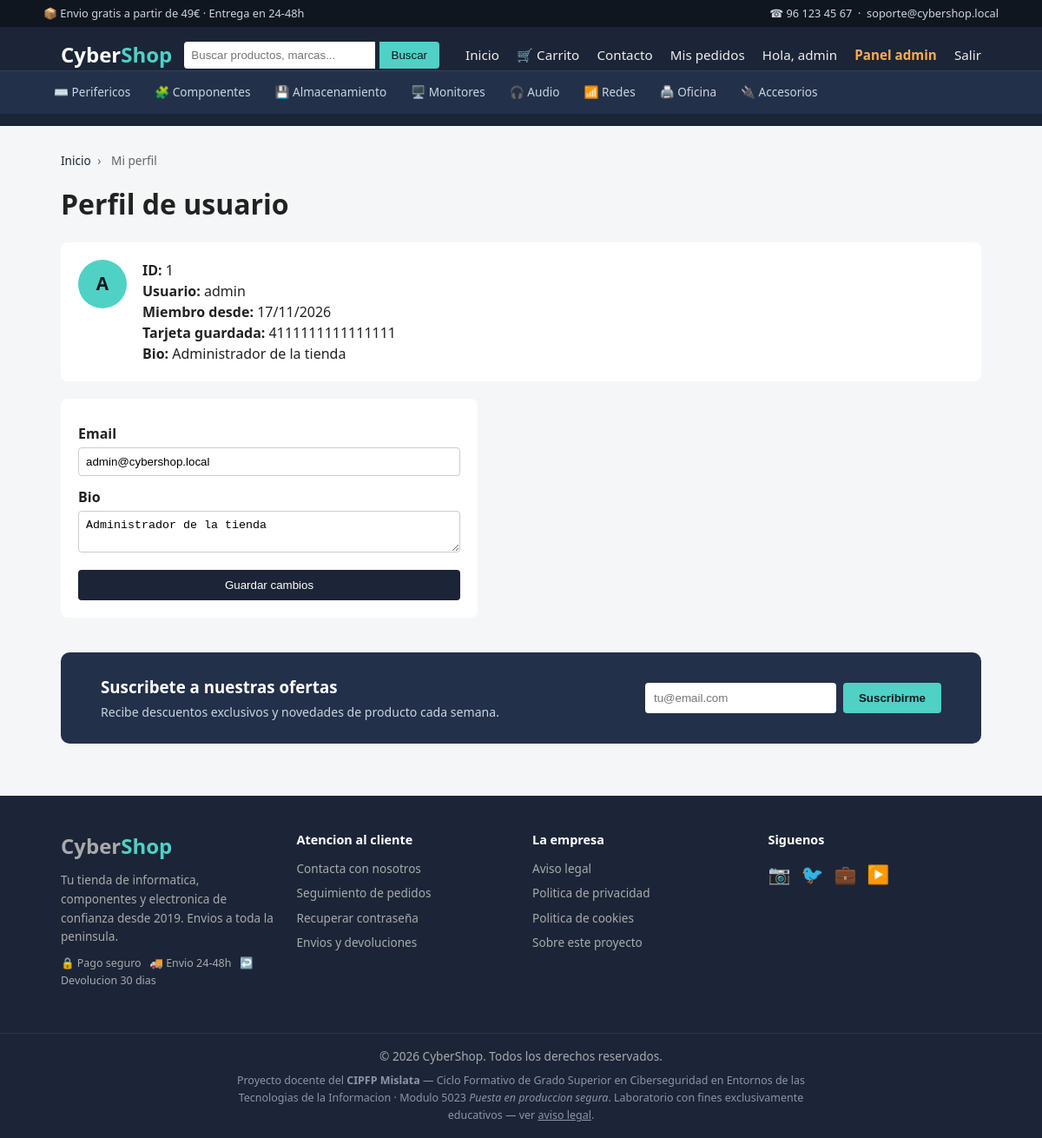
The app's page /profile.php (signed in) with its own data.
### tables this page shows
CREATE TABLE IF NOT EXISTS users (
  id INT AUTO_INCREMENT PRIMARY KEY,
  username VARCHAR(50) UNIQUE NOT NULL,
  email VARCHAR(100) NOT NULL,
  password VARCHAR(255) NOT NULL,
  bio TEXT,
  credit_card VARCHAR(30),
  is_admin TINYINT(1) DEFAULT 0,
  created_at TIMESTAMP DEFAULT CURRENT_TIMESTAMP
);

### src/profile.php (the view, shortened to what this page needs)
<?php
$conn = getDbConnection();
$viewId = $_GET['id'] ?? $_SESSION['user_id'];
$user = $conn->query("SELECT * FROM users WHERE id = " . intval($viewId))->fetch_assoc();
require __DIR__ . '/includes/header.php';
?>
<h1>Perfil de usuario</h1>
<?php if (!$user): ?>
    <p class="alert alert-error">Usuario no encontrado.</p>
<?php else: ?>
<div class="profile-box">
    <div class="profile-avatar"><?php echo strtoupper(substr($user['username'], 0, 1)); ?></div>
    <div>
        <p><strong>ID:</strong> <?php echo $user['id']; ?></p>
        <p><strong>Usuario:</strong> <?php echo $user['username']; ?></p>
        <p><strong>Miembro desde:</strong> <?php echo isset($user['created_at']) ? date('d/m/Y', strtotime($user['created_at'])) : '-'; ?></p>
        <p><strong>Tarjeta guardada:</strong> <?php echo $user['credit_card']; ?></p>
        <p><strong>Bio:</strong> <?php echo $user['bio']; ?></p>
    </div>
</div>
<form method="POST" class="form-box">
    <label>Email</label>
    <input type="email" name="email" value="<?php echo $user['email']; ?>">
    <label>Bio</label>
    <textarea name="bio"><?php echo $user['bio']; ?></textarea>
    <button type="submit">Guardar cambios</button>
</form>
<?php endif; ?>
<?php require __DIR__ . '/includes/footer.php'; ?>

### src/assets/css/style.css (style rules this page uses)
* { box-sizing: border-box; margin: 0; padding: 0; }
body { font-family: 'Segoe UI', Arial, sans-serif; background: #f4f6f8; color: #222; line-height: 1.5; }
h1 { margin-bottom: 20px; }
.form-box { background: #fff; padding: 20px; border-radius: 8px; max-width: 480px; display: flex; flex-direction: column; gap: 4px; }
.form-box label { font-weight: 600; margin-top: 8px; }
.form-box input, .form-box textarea { padding: 8px; border: 1px solid #ccc; border-radius: 4px; }
.form-box button { margin-top: 16px; padding: 10px; background: #1b2537; color: #fff; border: none; border-radius: 4px; cursor: pointer; }
.profile-box { background: #fff; padding: 20px; border-radius: 8px; margin-bottom: 20px; }
.profile-box { display: flex; gap: 18px; align-items: flex-start; }
.profile-avatar { width: 56px; height: 56px; border-radius: 50%; background: #4fd1c5; color: #10161f; display: flex; align-items: center; justify-content: center; font-weight: bold; font-size: 1.3rem; flex-shrink: 0; }

### records on screen
users: username "A", id "1", username "admin", created_at "17/11/2026", credit_card "4111111111111111", bio "Administrador de la tienda", email "admin@cybershop.local"

### other values on screen
$_SESSION['username'] "admin"
$catInfo['icon'] "⌨️"
$catInfo['label'] "Perifericos"
$catInfo['icon'] "🧩"
$catInfo['label'] "Componentes"
$catInfo['icon'] "💾"
$catInfo['label'] "Almacenamiento"
$catInfo['icon'] "🖥️"
$catInfo['label'] "Monitores"
$catInfo['icon'] "🎧"
$catInfo['label'] "Audio"
$catInfo['icon'] "📶"
$catInfo['label'] "Redes"
$catInfo['icon'] "🖨️"
$catInfo['label'] "Oficina"
